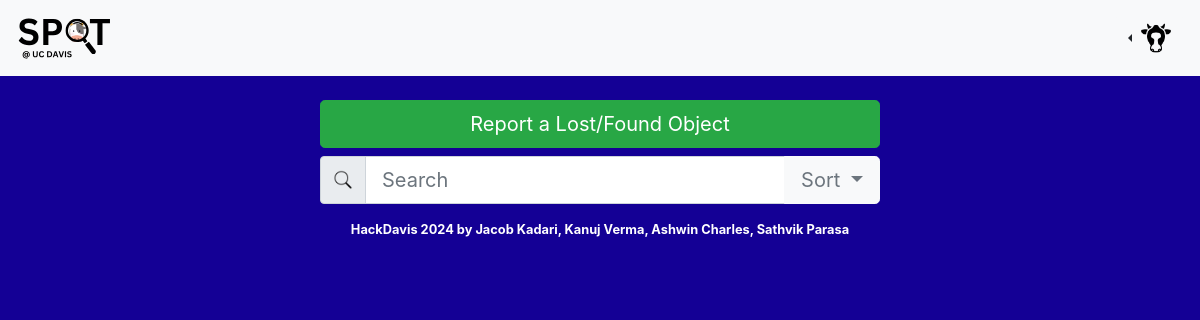
The page /oldest on the database as committed earlier.
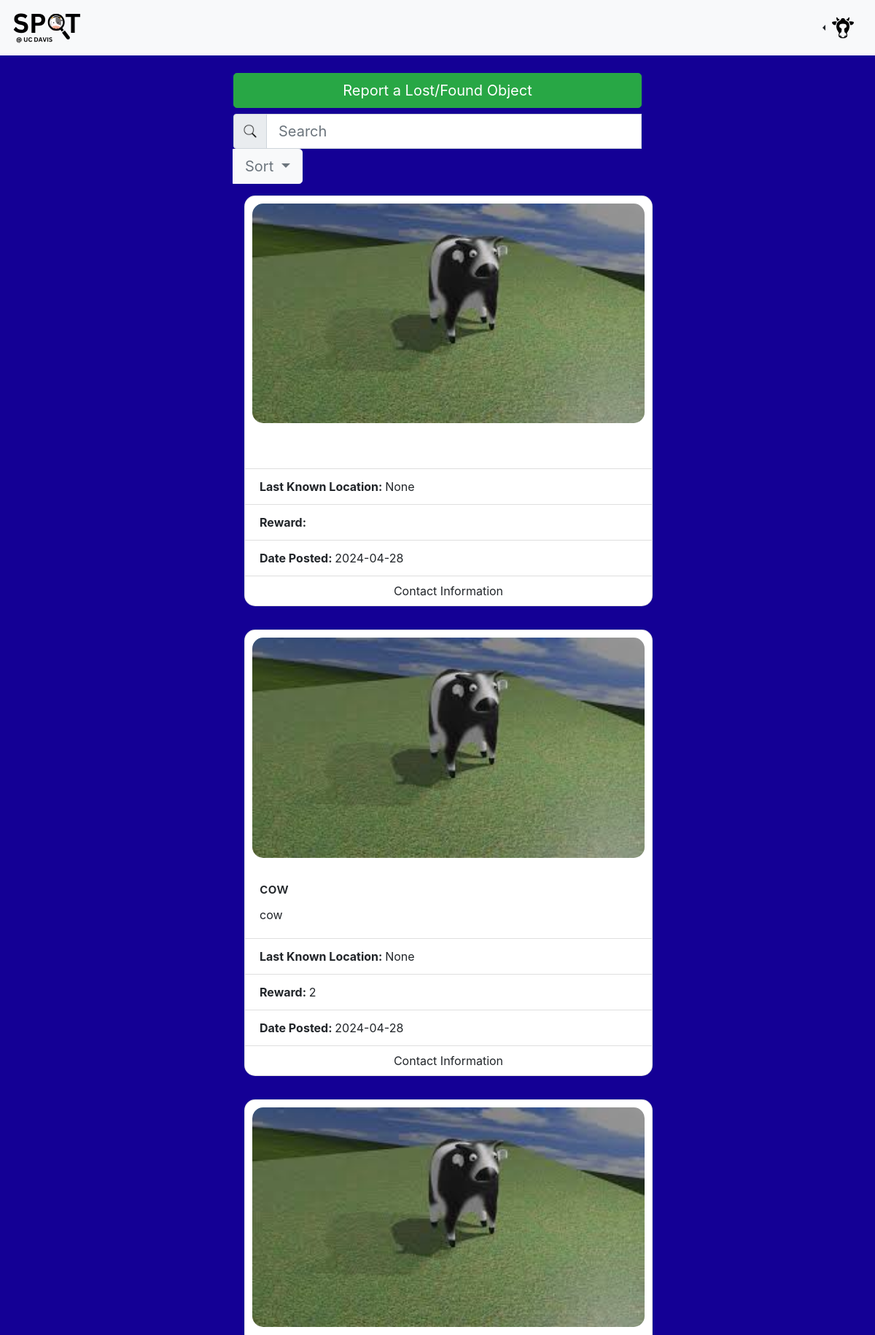
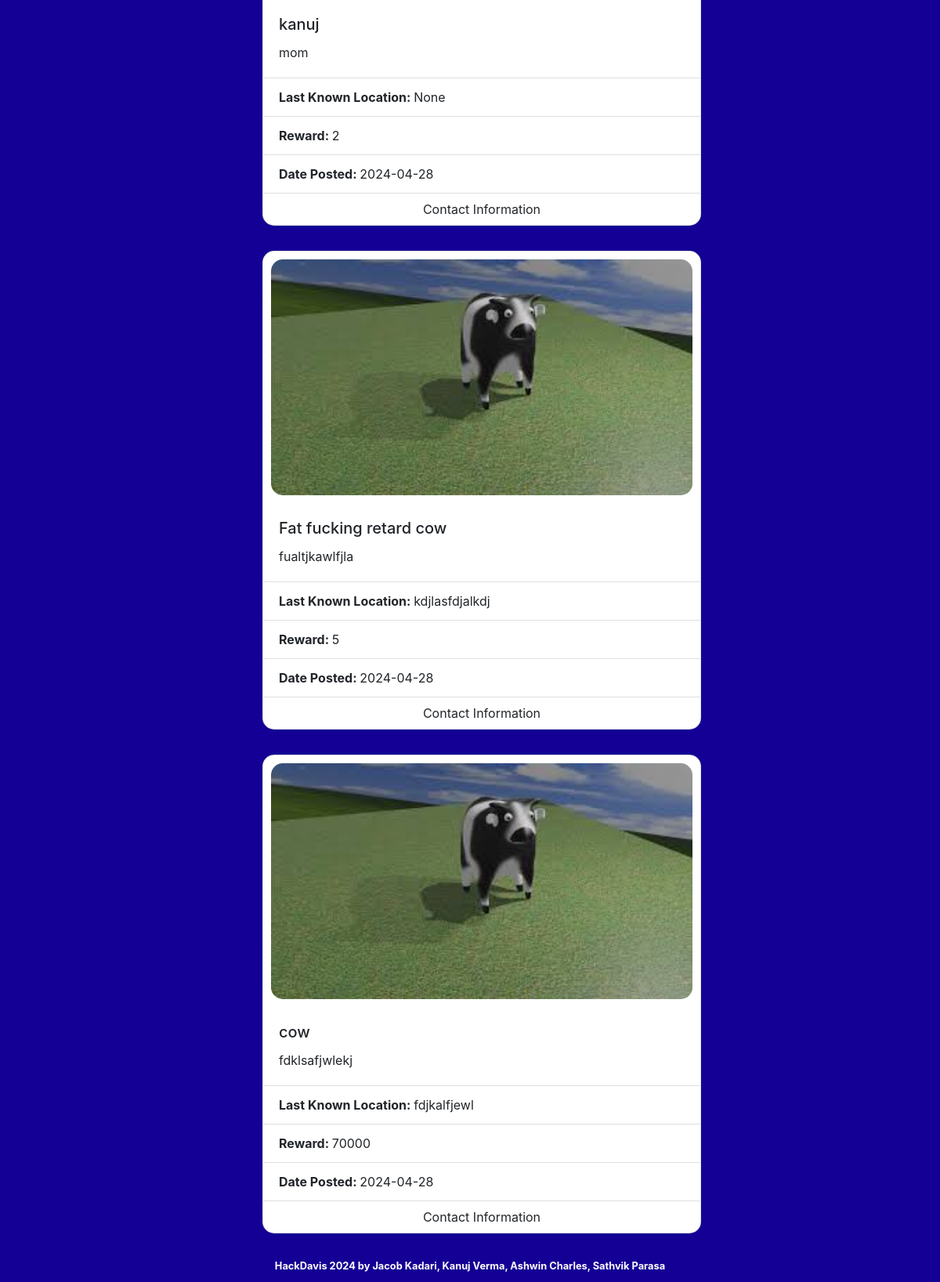
The same page on the database as committed later (2 pictures, top to bottom).
### tables this page shows
CREATE TABLE "items" (
	"id"	INTEGER,
	"title"	TEXT,
	"description"	TEXT,
	"reward"	TEXT,
	"date_posted"	TEXT,
	"location"	TEXT,
	"image_reference"	INTEGER,
	"email"	TEXT,
	PRIMARY KEY("id" AUTOINCREMENT)
);

### app.py (the view)
@app.route('/oldest', methods=['GET', 'POST'])
def oldest():
    conn = get_db_connection()  # Open a new connection
    cursor = conn.cursor()
    if request.method == "GET":
        items = cursor.execute("SELECT * FROM items ORDER BY date_posted DESC").fetchall()
        conn.close()  # Close the connection after use
        return render_template("oldest.html", items=items)
    search_query = request.form.get('search')
    items = cursor.execute("SELECT * FROM items WHERE title LIKE ? ORDER BY date_posted DESC", (f"%{search_query}%",)).fetchall()
    conn.close()  # Close the connection after use
    return render_template("oldest.html", items=items)

### app.py (called while the page is built)
def get_db_connection():
    conn = sqlite3.connect('spot.db', check_same_thread=False)
    conn.row_factory = sqlite3.Row  # Allows accessing columns by name
    return conn

### templates/oldest.html (shortened to what this page needs)
<!DOCTYPE html>
<html lang="en">
<head style="background-color: #140095;">
    <link href="https://maxcdn.bootstrapcdn.com/bootstrap/4.1.3/css/bootstrap.min.css" rel="stylesheet">
    <link href="static/styles.css" rel="stylesheet">
</head>
<body style="background-color: #140095;">
    <nav class="navbar navbar-light bg-light">
        <a style="text-align: center;" class="navbar-brand" href="/">
            <img src="static/SP_T_480_x_244_px.svg" height="50" class="d-inline-block align-top" alt="">
        </a>
        <div class="btn-group dropleft">
            <button type="button" class="btn btn-light dropdown-toggle" data-toggle="dropdown" aria-haspopup="true" aria-expanded="false">
                <img src="static/cat.png" height="30px">
            </button>
        </div>
    </nav>
    <main class="container p-3">
        <div class="col p-2 d-flex justify-content-center">
            <button type="button" class="btn btn-success btn-lg p-2" data-toggle="modal" style="width: 35rem;" data-target="#exampleModal">Report a Lost/Found Object</button>
        </div>
        <div class="col d-flex justify-content-center">
            <form method="POST" style="width: 35rem;" class=" d-grid gap-2 mx-auto form-control-mb">
                <div class="input-group">
                    <div class="input-group-prepend">
                        <span class="input-group-text" id="basic-addon1"><img height="20px" src="static/search.png"></span>
                    </div>
                    <input type="text" class="form-control form-control-lg" name="search" placeholder="Search" aria-label="Search" aria-describedby="basic-addon1">
                    <div class="input-group-append">
                        <div class="dropdown input-group-mb">
                            <button style="border-top-left-radius: 0px; border-bottom-left-radius: 0px;" class="btn btn-lg btn-light dropdown-toggle text-muted" type="button" id="dropdownMenuButton" data-toggle="dropdown" aria-haspopup="true" aria-expanded="false">
                                Sort
                            </button>
           {% for item in items %}
           <div class="container p-3 col d-flex justify-content-center">
               <div class="card" style="width: 35rem; border-radius: 15px;">
                   <img style="padding: 10px; border-radius: 25px;" class="card-img-top" src="static/default.jpeg" alt="Item image">
                   <div class="card-body">
                       <h5 class="card-title">{{item['title']}}</h5>
                       <p class="card-text">{{item['description']}}</p>
                     </div>
                     <ul class="list-group list-group-flush">
                       <li class="list-group-item font-weight-bold">Last Known Location: <a class="font-weight-normal">{{item['location']}}</a></li>
                       <li class="list-group-item font-weight-bold">Reward: <a class="font-weight-normal">{{item['reward']}}</a></li>
                       <li class="list-group-item font-weight-bold">Date Posted: <a class="font-weight-normal">{{item['date_posted']}}</a></li>
                     </ul>
                     <div style="padding: 8px;" class="card-body text-center">
                       <text href="#">Contact Information<br/>
                             </text>
                     </div>
                   </div>
           </div>
           {% endfor %}
       </main>
       <footer style="padding-top: 0px; padding-bottom: 10px;"class="text-white small text-center font-weight-bold">
           HackDavis 2024 by Jacob Kadari, Kanuj Verma, Ashwin Charles, Sathvik Parasa
       </footer>
   </body>
</html>

Rows that differ between the two databases and show on the page:
added items: location "None", date_posted "2024-04-28"
added items: title "cow", description "cow", location "None", reward "2", date_posted "2024-04-28"
added items: title "kanuj", description "mom", location "None", reward "2", date_posted "2024-04-28"
added items: title "Fat fucking retard cow", description "fualtjkawlfjla", location "kdjlasfdjalkdj", reward "5", date_posted "2024-04-28"
added items: title "cow", description "fdklsafjwlekj", location "fdjkalfjewl", reward "70000", date_posted "2024-04-28"
